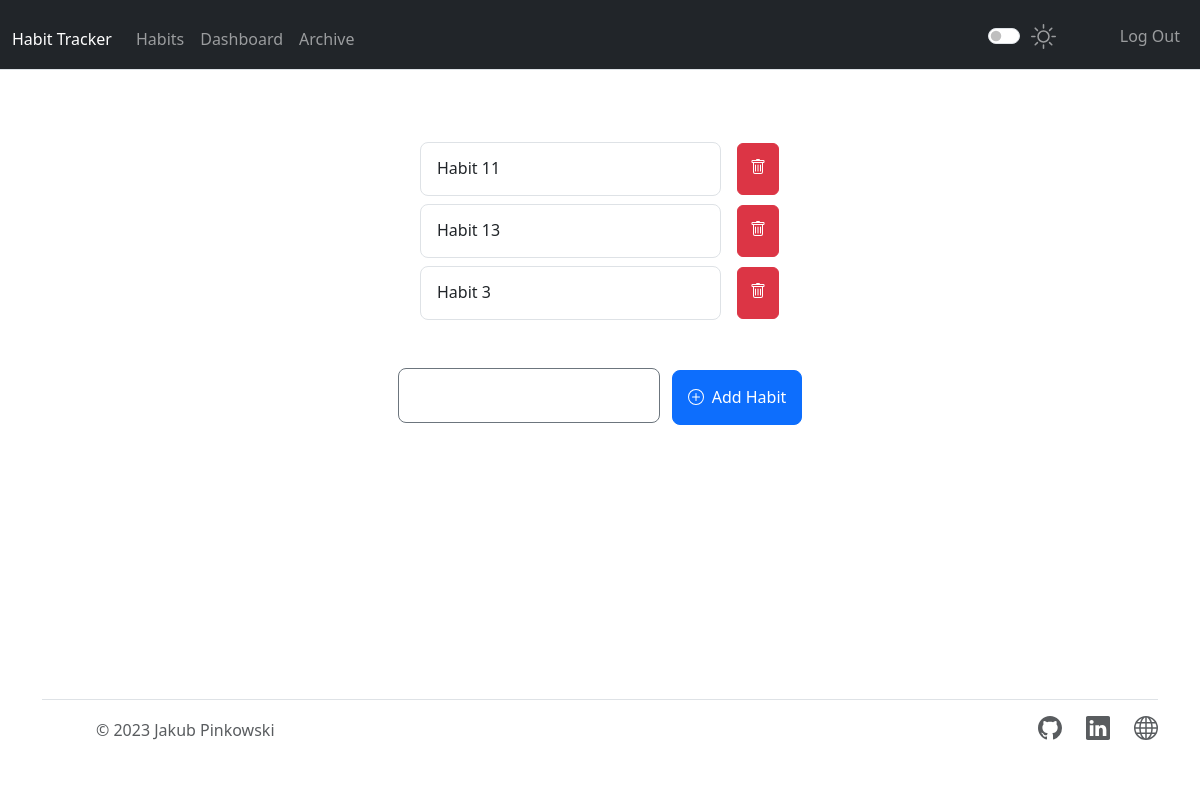
Before: /habits (signed in) with the older database file.
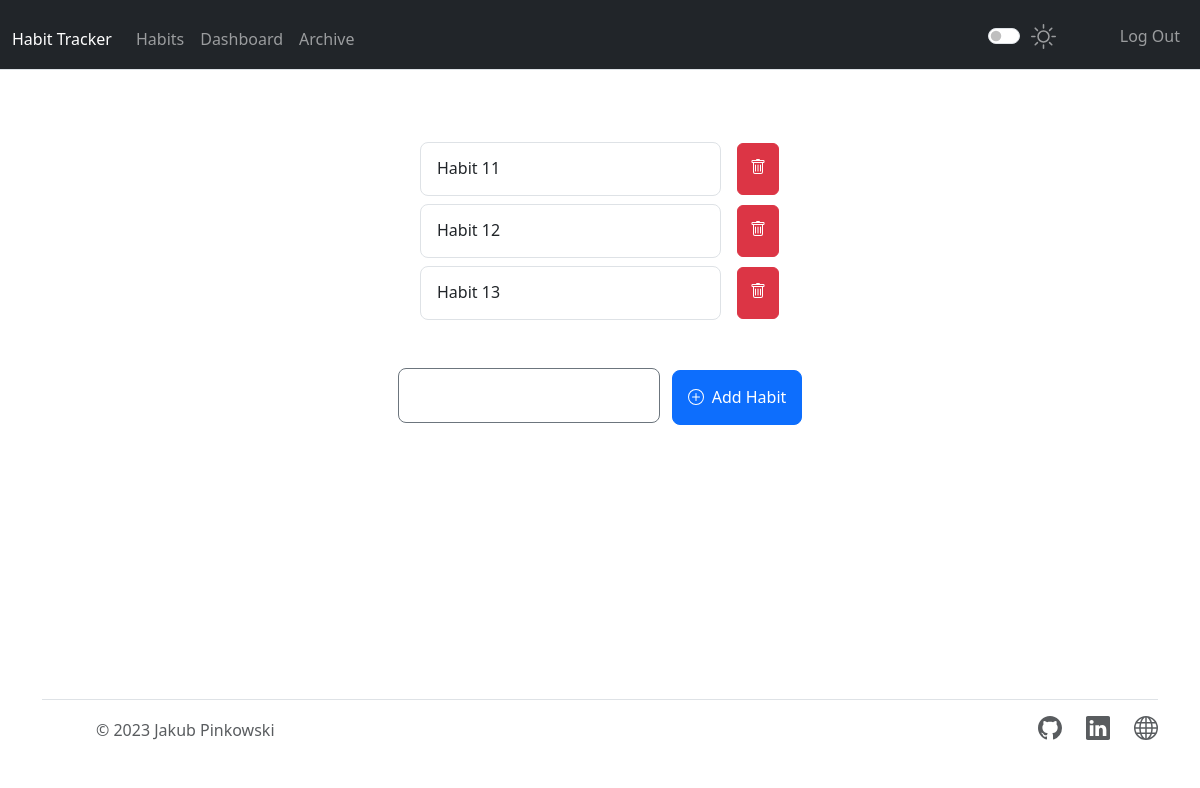
After: the same page with the newer database file.
### tables this page shows
CREATE TABLE habits (
users_id INTEGER NOT NULL,
habit TEXT, archived INTEGER DEFAULT 0,
FOREIGN KEY(users_id) REFERENCES users(id));

### app.py (the view, shortened to what this page needs)
@app.route("/habits", methods=["GET", "POST"])
@login_required
def habits():
    habits = []
    user_id = session["user_id"]
    conn = create_connection(database)
    with conn:
        cur = conn.cursor()
        cur.execute("SELECT habit FROM habits WHERE users_id = ? AND archived = 0", (user_id,))
        rows = cur.fetchall()
        for row in rows:
            habits.append(row[0])
    return render_template("habits.html", habits=habits)

### app.py (called while the page is built)
def create_connection(db_file):
    conn = None
    try:
        conn = sqlite3.connect(db_file)
    except Error as e:
        print(e)
    return conn

### helpers.py (called while the page is built)
def login_required(f):
    @wraps(f)
    def decorated_function(*args, **kwargs):
        if session.get("user_id") is None:
            return redirect("/login")
        return f(*args, **kwargs)
    return decorated_function

### templates/habits.html (shortened to what this page needs)
{% set enumerate = namespace(counter=0) %}
{% extends "layout.html" %}
{% block main %}
<div class="d-flex flex-column flex-md-row p-4 gap-4 py-md-3 align-items-center justify-content-center">
    <div class="list-group">
    {% for habit in habits %}
        <div class="d-flex habits-container">
            <a href="#" class="list-group-item list-group-item-action d-flex gap-3 py-3" data-bs-toggle="dropdown" aria-expanded="false" aria-current="true">
                <div class="d-flex gap-2 w-100 justify-content-between">
                <div>
                    <h6 class="mb-0">{{ habit }}</h6>
                </div>
                </div>
            </a>
            <form action="/habits" method="post">
                <button type="button" class="btn btn-danger habit-options trash" data-bs-toggle="modal" data-bs-target="#Modaldelete{{ loop.index }}">
                </button>
            </form>
        </div>
      {% endfor %}
    </div>
</div>
<div class="new_habit_container">
    <form action="/habits" method="post">
        <input type="text" name="new_habit" id="new_habit_input" required>
        <button class="btn .btn-lg btn-primary d-inline-flex align-items-center" id="new_habit_button" type="submit">
            <span id="add_habit">
                Add Habit
            </span>
        </button>
    </form>
</div>
{% endblock %}

Changed rows visible on the page:
removed habits: habit "Habit 3"
now on this page (row edited): habits: habit "Habit 12"
